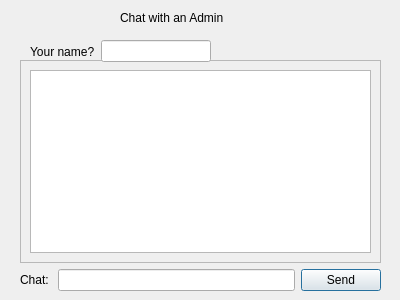
<?xml version="1.0" encoding="UTF-8"?>
<ui version="4.0">
 <class>ContactUs</class>
 <widget class="QDialog" name="ContactUs">
  <property name="geometry">
   <rect>
    <x>0</x>
    <y>0</y>
    <width>400</width>
    <height>300</height>
   </rect>
  </property>
  <property name="windowTitle">
   <string>Dialog</string>
  </property>
  <widget class="QLabel" name="label">
   <property name="geometry">
    <rect>
     <x>120</x>
     <y>10</y>
     <width>151</width>
     <height>16</height>
    </rect>
   </property>
   <property name="text">
    <string>Chat with an Admin</string>
   </property>
  </widget>
  <widget class="QWidget" name="">
   <property name="geometry">
    <rect>
     <x>20</x>
     <y>60</y>
     <width>361</width>
     <height>231</height>
    </rect>
   </property>
   <layout class="QVBoxLayout" name="verticalLayout">
    <item>
     <widget class="QScrollArea" name="scrollArea">
      <property name="widgetResizable">
       <bool>true</bool>
      </property>
      <widget class="QWidget" name="scrollAreaWidgetContents">
       <property name="geometry">
        <rect>
         <x>0</x>
         <y>0</y>
         <width>357</width>
         <height>184</height>
        </rect>
       </property>
       <layout class="QGridLayout" name="gridLayout">
        <item row="0" column="0">
         <widget class="QTextEdit" name="chatBox"/>
        </item>
       </layout>
      </widget>
     </widget>
    </item>
    <item>
     <layout class="QHBoxLayout" name="horizontalLayout">
      <item>
       <widget class="QLabel" name="label_2">
        <property name="text">
         <string>Chat: </string>
        </property>
       </widget>
      </item>
      <item>
       <widget class="QLineEdit" name="chatTypeLine"/>
      </item>
      <item>
       <widget class="QPushButton" name="sendButton">
        <property name="text">
         <string>Send</string>
        </property>
       </widget>
      </item>
     </layout>
    </item>
   </layout>
  </widget>
  <widget class="QWidget" name="">
   <property name="geometry">
    <rect>
     <x>30</x>
     <y>40</y>
     <width>181</width>
     <height>23</height>
    </rect>
   </property>
   <layout class="QHBoxLayout" name="horizontalLayout_2">
    <item>
     <widget class="QLabel" name="label_3">
      <property name="text">
       <string>Your name?</string>
      </property>
     </widget>
    </item>
    <item>
     <widget class="QLineEdit" name="nameEdit"/>
    </item>
   </layout>
  </widget>
 </widget>
 <resources/>
 <connections/>
</ui>
